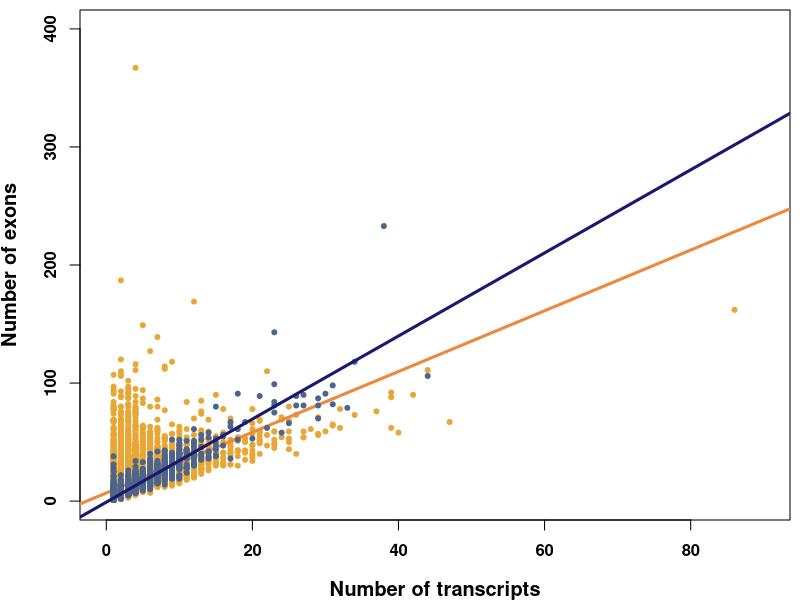

Write the R code that produced this figure. (Note: this script raises an error after producing the figure.)
#NMD analysis and plots with eclip data

data_lncRNA <- read.csv("lncrna_main_h.csv", header = FALSE)
head(data_lncRNA)
names(data_lncRNA)
colnames(data_lncRNA)[1] <- "Gene"
colnames(data_lncRNA)[2] <- "Gene_length"
colnames(data_lncRNA)[3] <- "Transcript"
colnames(data_lncRNA)[4] <- "Exon"
summary(data_lncRNA)
str(data_lncRNA)
data_lncRNA$Gene_length <- as.numeric(data_lncRNA$Gene_length)
data_lncRNA$Transcript <- as.numeric(data_lncRNA$Transcript)
data_lncRNA$Exon <- as.numeric(data_lncRNA$Exon)
length(data_lncRNA$Transcript)
length(data_lncRNA$Exon)

data_pcg <- read.csv("mrna_eclip_h.csv", header = FALSE)
head(data_pcg)
names(data_pcg)
colnames(data_pcg)[1] <- "Gene"
colnames(data_pcg)[2] <- "Gene_length"
colnames(data_pcg)[3] <- "Transcript"
colnames(data_pcg)[4] <- "Exon"
summary(data_pcg)
str(data_pcg)
data_pcg$Gene_length <- as.numeric(data_pcg$Gene_length)
data_pcg$Transcript <- as.numeric(data_pcg$Transcript)
data_pcg$Exon <- as.numeric(data_pcg$Exon)
length(data_pcg$Transcript)
length(data_pcg$Exon)

#scatterplot
tiff("/home/dell/Documents/koushiki/final_fig/eclip_fig_1.tiff",width = 1200, height = 1200, res = 300)
par(mar=c(4,4,0.5,0.5))
plot(data_pcg$Transcript, data_pcg$Exon, xlim=c(0,90), ylim = c(0,400),
     xlab = "Number of transcripts", ylab = "Number of exons",
     main="",col="#E8A735", pch=20, font.axis=2, cex.axis=1, font.lab=2, cex.lab=1.2 )
abline(lm(data_pcg$Exon~data_pcg$Transcript), lty="solid", col="#EB8A3E", lwd=3)
points(data_lncRNA$Transcript, data_lncRNA$Exon, col="#4D648D",pch=20)
abline(lm(data_lncRNA$Exon~data_lncRNA$Transcript), lty="solid", col="midnightblue", lwd=3)
dev.off()

#boxplot
a <- data_lncRNA %>% filter(Exon<11)
count(a)
b <- data_lncRNA %>% filter(Exon>10&Exon<21)
count(b)
c <- data_lncRNA %>% filter(Exon>20&Exon<51)
count(c)
d <- data_lncRNA %>% filter(Exon>50&Exon<101)
count(d)
e <- data_lncRNA %>% filter(Exon>100)
count(e)
a1 <- data_pcg %>% filter(Exon<11)
count(a1)
b1 <- data_pcg %>% filter(Exon>10&Exon<21)
count(b1)
c1 <- data_pcg %>% filter(Exon>20&Exon<51)
count(c1)
d1 <- data_pcg %>% filter(Exon>50&Exon<101)
count(d1)
e1 <- data_pcg %>% filter(Exon>100)
count(e1)
tiff("/home/dell/Documents/koushiki/final_fig/eclip_fig_2.tiff",width = 1200, height = 1200, res = 300)
par(mar=c(4,4,0.5,0.5),cex.axis=0.9, font.axis=2,cex.lab=1.3, font.lab=2)
boxplot(a$Transcript, b$Transcript, c$Transcript, d$Transcript, e$Transcript,
        col = "#4D648D", xlab="Number of Exon", ylab="Number of Transcript", boxwex=0.9,xaxs="i",xaxt='n',
        at=c(1,4,7,10,13), outline=F, xlim=c(0,15), ylim=c(0,50), main="")
boxplot(a1$Transcript, b1$Transcript, c1$Transcript, d1$Transcript, e1$Transcript,
        add= TRUE,col = "#E8A735", boxwex=0.9, at=c(2,5,8,11,14), outline=F,axes=F)
axis(1, at=c(1.5,4.5,7.5,10.5,13.5), labels=c("0-10","11-20","21-50","51-100",">100"),font=2,cex=0.9)
dev.off()


#analysis based on mean TPE and plots
data_lncRNA <- read.csv("lncrna_main_h.csv", header = FALSE)
data_lncRNA <- na.omit(data_lncRNA)
names(data_lncRNA)
colnames(data_lncRNA) <- c("Gene","Gene_length","Transcript","Exon")
summary(data_lncRNA)
str(data_lncRNA)
data_lncRNA$Gene_length <- as.numeric(data_lncRNA$Gene_length)
data_lncRNA$Transcript <- as.numeric(data_lncRNA$Transcript)
data_lncRNA$Exon <- as.numeric(data_lncRNA$Exon)
data_lncRNA <- mutate(data_lncRNA, TPE=Transcript/Exon)
median(data_lncRNA$TPE)

data_pcg <- read.csv("mrna_eclip_h.csv", header = FALSE)
data_pcg <- na.omit(data_pcg)
names(data_pcg)
colnames(data_pcg) <- c("Gene","Gene_length","Transcript","Exon")
summary(data_pcg)
str(data_pcg)
data_pcg$Gene_length <- as.numeric(data_pcg$Gene_length)
data_pcg$Transcript <- as.numeric(data_pcg$Transcript)
data_pcg$Exon <- as.numeric(data_pcg$Exon)
data_pcg <- mutate(data_pcg, TPE=Transcript/Exon)
median(data_pcg$TPE)

#boxplot
tiff("/home/dell/Documents/koushiki/final_fig/eclip_fig_3.tiff",width = 1200, height = 1200, res = 300)
par(mar=c(0.2,5,0.2,0.2))
boxplot(data_lncRNA$TPE, data_pcg$TPE, col = c("#4D648D", "#E8A735"),ylab="TPE", boxwex=2.0,
        xaxs="i",at=c(1,4), cex.axis=1.5, font.axix=2,cex.lab=1.8, font.lab=2,
        outline=F, xlim=c(0,5), ylim=c(0.0,0.8), main="")
dev.off()

#density plot
data_lncRNA1 <- read.csv("lncrna_main_h.csv", header = F)
colnames(data_lncRNA1) <- c('Gene','Gene_length','Transcript','Exon')
data_CDS1 <- read.csv("mrna_eclip_h.csv", header = F)
colnames(data_CDS1) <- c('Gene','Gene_length','Transcript','Exon')

library(dplyr)
data_lncRNA_new1 <- mutate(data_lncRNA1, TPE = Transcript/Exon)
hist(data_lncRNA_new1$TPE)
data_CDS_new1 <- mutate(data_CDS1, TPE = Transcript/Exon)
hist(data_CDS_new1$TPE)
mean(data_lncRNA_new1$TPE)
mean(data_CDS_new1$TPE, na.rm=T)
sd(data_lncRNA_new1$TPE)
sd(data_CDS_new1$TPE, na.rm=T)
length(data_lncRNA_new1$TPE)
length(data_CDS_new1$TPE)

h3 <- density(data_CDS_new1$TPE, na.rm = T, kernel = "cosine", bw = "bcv", adjust = 3)
h4 <- density(data_lncRNA_new1$TPE, kernel = "cosine", bw = "bcv", adjust = 3)
tiff("/home/dell/Documents/koushiki/final_fig/eclip_fig_4.tiff",width = 1200, height = 1200, res = 300)
par(mar=c(4.1,4.5,1.5,1.5))
plot(h3, xlim=c(0,1), col="#E8A735", ylim=c(0,3),xlab="Transcript Per Exon", lwd = 4, main="",cex.lab = 1.3, cex.axis=0.8, font.lab=2, font.axis=2)
lines(h4, col="#4D648D", lwd=4)
dev.off()